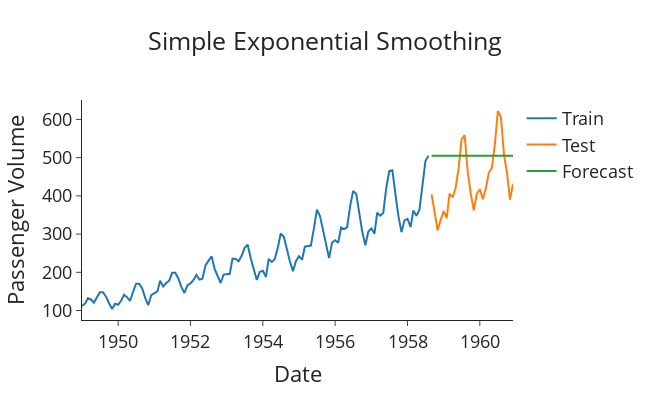

The notebook cell saved with this chart:
### Code cell
# Plot the forecasts
plot_func(forecasts, 'Simple Exponential Smoothing')
